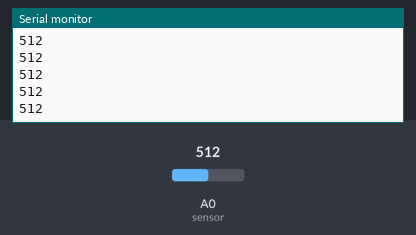
The sketch below on a simulated Arduino Uno, built with avr-gcc and run on an emulated ATmega328P. On the bench: the last lines printed to the serial monitor. Inputs (shaded band) come from the test bench; at power-on: A0 (sensor) = 512.

Above: at 1.2 s.
1.3 s: A0 (sensor) set to 716
At 2.1 s:
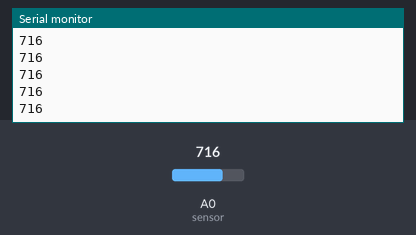
2.8 s: A0 (sensor) set to 900
At 3.3 s:
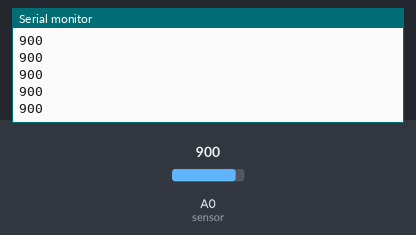
Timing chart, 0 to 5.8 s (numbered marks = the images above; inputs shaded):
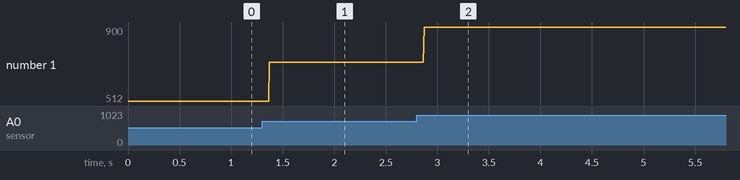

Measured:
- after the input at 1.3 s, the serial monitor: prints a new line after 0.07 s (image 1)
- after the input at 2.8 s, the serial monitor: prints a new line after 0.07 s (image 2)
- plotted number 1: 512 → 716 after the input at 1.3 s, 716 → 900 after the input at 2.8 s

The sketch:

moisture_value.ino
```cpp
// C++ code
//moisture value read
int sensor=A0;
void setup()
{
Serial.begin(9600);
}

void loop()
{
int moisture=analogRead(sensor);
 Serial.println(moisture);
}
```
